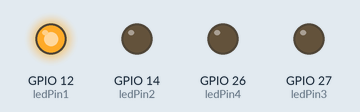
This sketch was run on a simulated ESP32. Parts: output pins drawn as LEDs (lit = HIGH).

Above: at 0.05 s.
At 0.35 s:
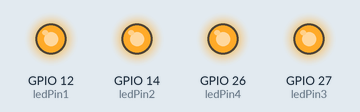
At 0.75 s:
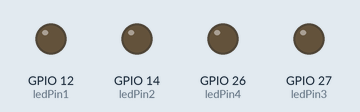
At 1.45 s:
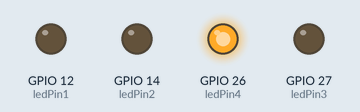
At 2.15 s:
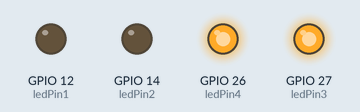
At 2.85 s:
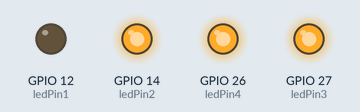
Timing chart, 0 to 3.1 s (numbered marks = the images above):
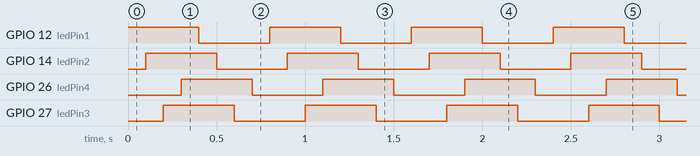

Measured:
- by itself, GPIO 12 (ledPin1), GPIO 14 (ledPin2), GPIO 26 (ledPin4), GPIO 27 (ledPin3): alternates HIGH for 0.40 s and LOW for 0.40 s
- by itself, everything shown: repeats every 0.80 s, in 4 steps

The sketch:

Day2_LED_pattern2.ino
```cpp
const int ledPin1 = 12;
const int ledPin2 = 14;
const int ledPin3 = 27;
const int ledPin4 = 26;

void setup()
{
  Serial.begin(9600);
  pinMode(12, OUTPUT);
  pinMode(14, OUTPUT);
  pinMode(27, OUTPUT);
  pinMode(26, OUTPUT);
}

void loop()
{
  digitalWrite(ledPin1, HIGH);
  delay(100);
  digitalWrite(ledPin2, HIGH);
  delay(100);
  digitalWrite(ledPin3, HIGH);
  delay(100);
  digitalWrite(ledPin4, HIGH);
  delay(100);
  digitalWrite(ledPin1, LOW);
  delay(100);
  digitalWrite(ledPin2, LOW);
  delay(100);
  digitalWrite(ledPin3, LOW);
  delay(100);
  digitalWrite(ledPin4, LOW);
  delay(100);
}
```
